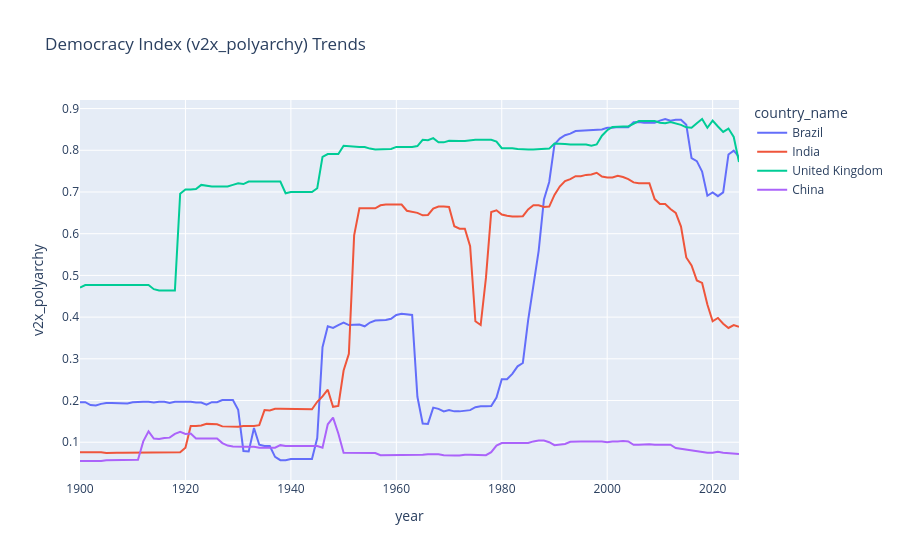

Write notebook code for a chart like this one.
### Code cell
countries = ['United States', 'United Kingdom', 'India', 'China', 'Brazil']
df_filtered = df2[df2['country_name'].isin(countries)]

fig_line2 = px.line(df_filtered, x='year', y='v2x_polyarchy', color='country_name',
                   title='Democracy Index (v2x_polyarchy) Trends')
fig_line2.show()
# save
save_fig(fig_line2, 'democracy_trends_selected_countries')
